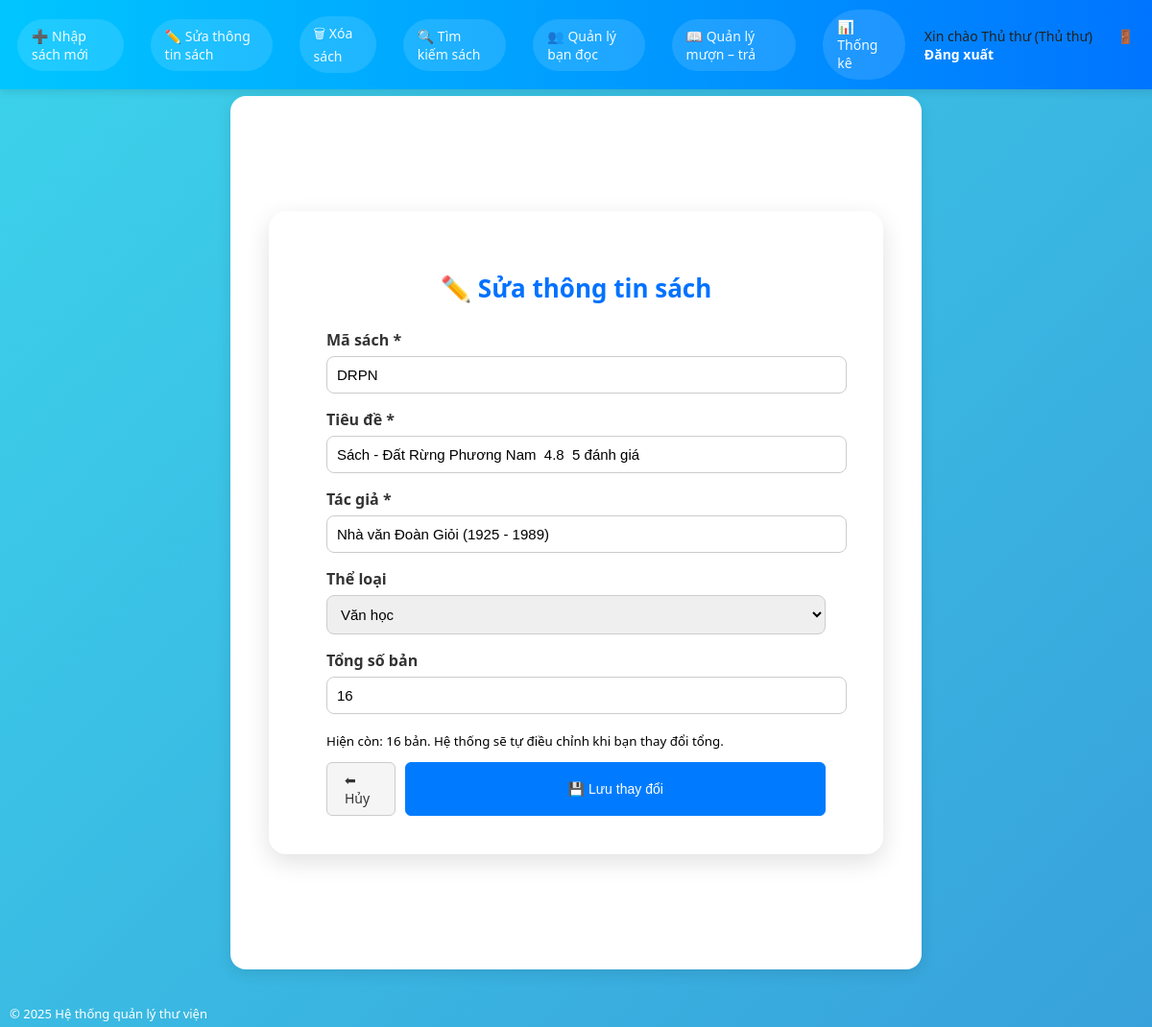
The page /QuanLyThuVien/book_edit.php?id=16 (signed in) on the database its author committed.
### tables this page shows
CREATE TABLE `users` (
  `id` int(11) NOT NULL,
  `username` varchar(50) NOT NULL,
  `email` varchar(100) DEFAULT NULL,
  `phone` varchar(20) DEFAULT NULL,
  `password` varchar(255) NOT NULL,
  `fullname` varchar(100) DEFAULT NULL,
  `role` enum('admin','thuthu','capthe') DEFAULT NULL,
  `status` enum('active','locked') DEFAULT 'active',
  `created_at` timestamp NOT NULL DEFAULT current_timestamp()
);

CREATE TABLE `books` (
  `id` int(11) NOT NULL,
  `code` varchar(50) DEFAULT NULL,
  `title` varchar(255) NOT NULL,
  `author` varchar(255) DEFAULT NULL,
  `description` text DEFAULT NULL,
  `publisher` varchar(255) DEFAULT NULL,
  `publish_year` int(11) DEFAULT NULL,
  `category_id` int(11) DEFAULT NULL,
  `quantity` int(11) DEFAULT 0,
  `location` varchar(100) DEFAULT NULL,
  `created_at` timestamp NOT NULL DEFAULT current_timestamp(),
  `cover` varchar(255) DEFAULT NULL,
  `isbn` varchar(50) DEFAULT NULL,
  `total` int(11) NOT NULL DEFAULT 0,
  `available` int(11) NOT NULL DEFAULT 0
);

CREATE TABLE `categories` (
  `id` int(11) NOT NULL,
  `code` varchar(50) DEFAULT NULL,
  `name` varchar(100) NOT NULL
);

### QuanLyThuVien/functions.php (called while the page is built, shortened)
<?php
require_once 'config.php';
function is_logged_in() {
    return isset($_SESSION['user_id']);
}
function current_user() {
    global $pdo;
    static $user = null;
    if ($user === null) {
        $stmt = $pdo->prepare("SELECT id, username, fullname, role FROM users WHERE id = ?");
        $stmt->execute([$_SESSION['user_id']]);
        $user = $stmt->fetch(PDO::FETCH_ASSOC);
    }
    return $user;
}
function require_role(array $allowedRoles) {
    $user = current_user();
}
function e($str) {
    return htmlspecialchars($str ?? '', ENT_QUOTES, 'UTF-8');
}
?>

### QuanLyThuVien/config.php (called while the page is built, shortened)
<?php
$user    = 'root';
?>

### QuanLyThuVien/dao/bookDAO.php (called while the page is built, shortened)
<?php
class BookDAO
{
    private $pdo;
    public function __construct(PDO $pdo)
    {
        $this->pdo = $pdo;
    }
    public function findById(int $id): ?array
    {
        $stmt = $this->pdo->prepare("SELECT * FROM books WHERE id = ?");
        $stmt->execute([$id]);
        $row = $stmt->fetch(PDO::FETCH_ASSOC);
        return $row ?: null;
    }
}

### QuanLyThuVien/book_edit.php (the view, shortened to what this page needs)
<?php
require_once 'functions.php';
require_role(['thuthu','admin']);
require_once __DIR__ . '/dao/BookDAO.php';
global $pdo;
$bookDao = new BookDAO($pdo);
$id = intval($_GET['id'] ?? 0);
$b = $bookDao->findById($id);
$cats = $pdo->query("SELECT id, name FROM categories ORDER BY name")->fetchAll();
include 'header.php';
?>
<link rel="stylesheet" href="assets/css/books.css">
<div class="book-form-container">
  <div class="book-form-card">
    <h2 class="page-title">✏️ Sửa thông tin sách</h2>
    <form method="post" class="form-add-book">
      <div class="form-group">
        <label>Mã sách <span class="required">*</span></label>
        <input name="code" value="<?= e($_POST['code'] ?? $b['code']) ?>" required>
      </div>
      <div class="form-group">
        <label>Tiêu đề <span class="required">*</span></label>
        <input name="title" value="<?= e($_POST['title'] ?? $b['title']) ?>" required>
      </div>
      <div class="form-group">
        <label>Tác giả <span class="required">*</span></label>
        <input name="author" value="<?= e($_POST['author'] ?? $b['author']) ?>" required>
      </div>
      <div class="form-group">
        <label>Thể loại</label>
        <select name="category_id">
          <?php foreach ($cats as $c): ?>
            <option value="<?= e($c['id']) ?>"
              <?= (($_POST['category_id'] ?? $b['category_id']) == $c['id']) ? 'selected' : '' ?>>
              <?= e($c['name']) ?>
            </option>
          <?php endforeach; ?>
        </select>
      </div>
      <div class="form-group">
        <label>Tổng số bản</label>
        <input type="number" name="total" min="0"
               value="<?= e($_POST['total'] ?? $b['total']) ?>">
        <small>Hiện còn: <?= e($b['available']) ?> bản. Hệ thống sẽ tự điều chỉnh khi bạn thay đổi tổng.</small>
      </div>
      <div class="form-actions">
        <a href="books.php" class="btn-cancel">⬅ Hủy</a>
        <button type="submit" class="btn-save">💾 Lưu thay đổi</button>
      </div>
    </form>
  </div>
</div>
<?php include 'footer.php'; ?>

### QuanLyThuVien/header.php (shortened to what this page needs)
<?php
require_once 'functions.php';
$user   = current_user() ?? [];
$role   = $user['role'] ?? '';
$active = basename($_SERVER['PHP_SELF']);
?>
<!DOCTYPE html>
<html lang="vi">
<head>
    <link rel="stylesheet" href="assets/style.css?v=3">
</head>
<body>
<?php if ($role === 'thuthu'): ?>
    <div class="top-nav">
        <div class="nav-left">
            <a href="book_add.php"
               class="menu-item <?= $active === 'book_add.php' ? 'active-menu' : '' ?>">
                ➕ Nhập sách mới
            </a>
            <a href="book_edit_list.php"
               class="menu-item <?= $active === 'book_edit_list.php' ? 'active-menu' : '' ?>">
                ✏️ Sửa thông tin sách
            </a>
            <a href="book_delete_list.php"
               class="menu-item <?= $active === 'book_delete_list.php' ? 'active-menu' : '' ?>">
                🗑 Xóa sách
            </a>
            <a href="books.php"
               class="menu-item <?= $active === 'books.php' ? 'active-menu' : '' ?>">
                🔍 Tìm kiếm sách
            </a>
            <a href="readers.php"
               class="menu-item <?= $active === 'readers.php' ? 'active-menu' : '' ?>">
                👥 Quản lý bạn đọc
            </a>
            <a href="borrow_list.php"
   class="menu-item <?= $active === 'borrow_list.php' ? 'active-menu' : '' ?>">
    📖 Quản lý mượn – trả
</a>
            <a href="statistics.php"
               class="menu-item <?= $active === 'statistics.php' ? 'active-menu' : '' ?>">
                📊 Thống kê
            </a>
        </div>
        <div class="nav-right">
            Xin chào <?= e($user['fullname'] ?? '') ?> (Thủ thư)
            <a href="logout.php" class="logout-link">🚪 Đăng xuất</a>
        </div>
    </div>
<?php endif; ?>
<main>

### QuanLyThuVien/assets/style.css (style rules this page uses)
body { margin: 0; font-family: "Segoe UI", Arial, sans-serif; background: linear-gradient(135deg, #4facfe, #00f2fe); min-height: 100vh; display: flex; flex-direction: column; }
.top-nav { position: fixed; top: 0; left: 0; width: 100%; background: #ffffffcc; backdrop-filter: blur(10px); display: flex; justify-content: space-between; align-items: center; padding: 14px 40px; box-shadow: 0 3px 8px rgba(0, 0, 0, 0.1); z-index: 1000; }
.top-nav a { text-decoration: none; color: #0077cc; font-weight: 600; margin-right: 20px; transition: 0.2s; }
.nav-right { font-weight: 500; color: #222; }
.logout-link { color: #d00; font-weight: bold; text-decoration: none; margin-left: 8px; }
main { flex: 1; margin-top: 100px; margin-bottom: 60px; padding: 0 20px; display: flex; justify-content: center; align-items: flex-start; background: transparent; box-shadow: none; border-radius: 0; }
button { width: 100%; padding: 12px; border: none; background: linear-gradient(to right, #4facfe, #00f2fe); color: white; border-radius: 8px; font-size: 16px; cursor: pointer; transition: all 0.3s ease; font-weight: 500; }
.page-title { font-size: 26px; font-weight: 600; color: #222; text-align: center; margin-bottom: 22px; display: flex; align-items: center; justify-content: center; gap: 8px; }
main { margin-top: 110px; flex: 1; padding: 40px; max-width: 900px; margin-left: auto; margin-right: auto; background: #fff; border-radius: 16px; box-shadow: 0 4px 15px rgba(0, 0, 0, 0.1); text-align: center; }
body { margin: 0; font-family: "Segoe UI", sans-serif; background: linear-gradient(135deg, #3cd3eb, #38a1db); min-height: 100vh; display: flex; flex-direction: column; }
main { flex: 1; display: flex; justify-content: center; align-items: flex-start; margin-top: 100px; margin-bottom: 60px; }
.book-form-container { display: flex; justify-content: center; align-items: flex-start; margin-top: 80px; margin-bottom: 80px; }
.book-form-card { background: #fff; border-radius: 18px; padding: 40px 60px; box-shadow: 0 8px 25px rgba(0, 0, 0, 0.12); width: 520px; text-align: center; animation: fadeIn 0.6s ease-in-out; }
.book-form-card h2 { font-size: 26px; font-weight: 600; color: #0072ff; margin-bottom: 25px; display: flex; justify-content: center; align-items: center; gap: 8px; }
.book-form-card form { text-align: left; }
.book-form-card label { display: block; font-weight: 600; margin-bottom: 6px; color: #333; }
.book-form-card input, .book-form-card select { width: 100%; padding: 10px; border: 1px solid #ccc; border-radius: 8px; font-size: 15px; margin-bottom: 16px; transition: 0.2s; }
.form-actions { display: flex; justify-content: flex-end; gap: 10px; margin-top: 12px; }
.btn-cancel, .btn-save { padding: 8px 18px; border-radius: 6px; border: 1px solid #ccc; font-size: 14px; cursor: pointer; text-decoration: none; }
.btn-cancel { background: #f5f5f5; color: #333; }
.btn-save { background: #007bff; color: #fff; border-color: #007bff; }
.top-nav a { padding: 8px 12px; border-radius: 6px; transition: 0.25s; color: #fff; text-decoration: none; }
.top-nav { display: flex; justify-content: space-between; align-items: center; padding: 10px 18px; background: linear-gradient(90deg, #00c6ff, #0072ff); color: #fff; font-size: 14px; }
.top-nav .nav-left { display: flex; align-items: center; gap: 8px; }
.top-nav .menu-item { padding: 7px 14px; border-radius: 999px; text-decoration: none; color: #f0faff; font-weight: 500; background: rgba(255, 255, 255, 0.12); border: 1px solid transparent; transition: all 0.2s ease; }
.top-nav .logout-link { color: #fff; text-decoration: none; margin-left: 10px; }
.top-nav { background: linear-gradient(90deg, #00c6ff, #0072ff) !important; }
.top-nav .menu-item { padding: 7px 14px; border-radius: 999px; text-decoration: none; background: rgba(255, 255, 255, 0.12); border: 1px solid transparent; color: #f0faff; font-weight: 500; transition: all 0.2s ease; }
.top-nav .logout-link { background: transparent !important; color: #ffffff !important; font-weight: bold; }

### rows shown on the page
users: fullname "Thủ thư"
books: code "DRPN", title "Sách - Đất Rừng Phương Nam 4.8 5 đánh giá", author "Nhà văn Đoàn Giỏi (1925 - 1989)", category_id "Văn học", total "16", available "16"
